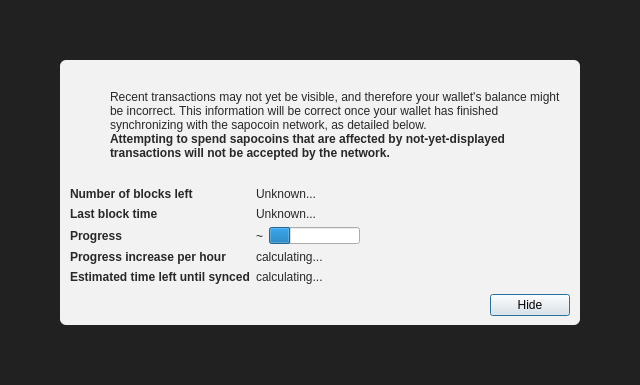
<?xml version="1.0" encoding="UTF-8"?>
<ui version="4.0">
 <class>ModalOverlay</class>
 <widget class="ModalOverlay" name="ModalOverlay">
  <property name="geometry">
   <rect>
    <x>0</x>
    <y>0</y>
    <width>640</width>
    <height>385</height>
   </rect>
  </property>
  <property name="windowTitle">
   <string>Form</string>
  </property>
  <layout class="QVBoxLayout" name="verticalLayout" stretch="0">
   <property name="sizeConstraint">
    <enum>QLayout::SetDefaultConstraint</enum>
   </property>
   <property name="leftMargin">
    <number>0</number>
   </property>
   <property name="topMargin">
    <number>0</number>
   </property>
   <property name="rightMargin">
    <number>0</number>
   </property>
   <property name="bottomMargin">
    <number>0</number>
   </property>
   <item>
    <widget class="QWidget" name="bgWidget" native="true">
     <property name="styleSheet">
      <string notr="true">#bgWidget { background: rgba(0,0,0,220); }</string>
     </property>
     <layout class="QVBoxLayout" name="verticalLayoutMain" stretch="1">
      <property name="leftMargin">
       <number>60</number>
      </property>
      <property name="topMargin">
       <number>60</number>
      </property>
      <property name="rightMargin">
       <number>60</number>
      </property>
      <property name="bottomMargin">
       <number>60</number>
      </property>
      <item>
       <widget class="QWidget" name="contentWidget" native="true">
        <property name="styleSheet">
         <string notr="true">#contentWidget { background: rgba(255,255,255,240); border-radius: 6px; }

QLabel { color: rgb(40,40,40);  }</string>
        </property>
        <layout class="QVBoxLayout" name="verticalLayoutSub" stretch="1,0,0,0">
         <property name="spacing">
          <number>0</number>
         </property>
         <property name="leftMargin">
          <number>10</number>
         </property>
         <property name="topMargin">
          <number>10</number>
         </property>
         <property name="rightMargin">
          <number>10</number>
         </property>
         <property name="bottomMargin">
          <number>10</number>
         </property>
         <item>
          <layout class="QHBoxLayout" name="horizontalLayoutIconText" stretch="0,1">
           <property name="topMargin">
            <number>20</number>
           </property>
           <item>
            <layout class="QVBoxLayout" name="verticalLayoutIcon">
             <property name="leftMargin">
              <number>0</number>
             </property>
             <item>
              <widget class="QPushButton" name="warningIcon">
               <property name="enabled">
                <bool>false</bool>
               </property>
               <property name="text">
                <string/>
               </property>
               <property name="icon">
                <iconset>
                 <normaloff>:/icons/warning</normaloff>
                 <disabledoff>:/icons/warning</disabledoff>:/icons/warning</iconset>
               </property>
               <property name="iconSize">
                <size>
                 <width>48</width>
                 <height>48</height>
                </size>
               </property>
               <property name="flat">
                <bool>true</bool>
               </property>
              </widget>
             </item>
             <item>
              <spacer name="verticalSpacerWarningIcon">
               <property name="orientation">
                <enum>Qt::Vertical</enum>
               </property>
               <property name="sizeHint" stdset="0">
                <size>
                 <width>20</width>
                 <height>40</height>
                </size>
               </property>
              </spacer>
             </item>
            </layout>
           </item>
           <item>
            <layout class="QVBoxLayout" name="verticalLayoutInfoText">
             <property name="leftMargin">
              <number>0</number>
             </property>
             <property name="topMargin">
              <number>0</number>
             </property>
             <item>
              <widget class="QLabel" name="infoText">
               <property name="text">
                <string>Recent transactions may not yet be visible, and therefore your wallet's balance might be incorrect. This information will be correct once your wallet has finished synchronizing with the sapocoin network, as detailed below.</string>
               </property>
               <property name="textFormat">
                <enum>Qt::RichText</enum>
               </property>
               <property name="wordWrap">
                <bool>true</bool>
               </property>
              </widget>
             </item>
             <item>
              <widget class="QLabel" name="infoTextStrong">
               <property name="font">
                <font>
                 <weight>75</weight>
                 <bold>true</bold>
                </font>
               </property>
               <property name="text">
                <string>Attempting to spend sapocoins that are affected by not-yet-displayed transactions will not be accepted by the network.</string>
               </property>
               <property name="textFormat">
                <enum>Qt::RichText</enum>
               </property>
               <property name="wordWrap">
                <bool>true</bool>
               </property>
              </widget>
             </item>
             <item>
              <spacer name="verticalSpacerInTextSpace">
               <property name="orientation">
                <enum>Qt::Vertical</enum>
               </property>
               <property name="sizeHint" stdset="0">
                <size>
                 <width>20</width>
                 <height>40</height>
                </size>
               </property>
              </spacer>
             </item>
            </layout>
           </item>
          </layout>
         </item>
         <item>
          <spacer name="verticalSpacerAfterText">
           <property name="orientation">
            <enum>Qt::Vertical</enum>
           </property>
           <property name="sizeHint" stdset="0">
            <size>
             <width>20</width>
             <height>40</height>
            </size>
           </property>
          </spacer>
         </item>
         <item>
          <layout class="QFormLayout" name="formLayout">
           <property name="fieldGrowthPolicy">
            <enum>QFormLayout::FieldsStayAtSizeHint</enum>
           </property>
           <property name="horizontalSpacing">
            <number>6</number>
           </property>
           <property name="verticalSpacing">
            <number>6</number>
           </property>
           <property name="topMargin">
            <number>10</number>
           </property>
           <item row="0" column="0">
            <widget class="QLabel" name="labelNumberOfBlocksLeft">
             <property name="font">
              <font>
               <weight>75</weight>
               <bold>true</bold>
              </font>
             </property>
             <property name="text">
              <string>Number of blocks left</string>
             </property>
            </widget>
           </item>
           <item row="0" column="1">
            <widget class="QLabel" name="numberOfBlocksLeft">
             <property name="text">
              <string>Unknown...</string>
             </property>
            </widget>
           </item>
           <item row="1" column="0">
            <widget class="QLabel" name="labelLastBlockTime">
             <property name="font">
              <font>
               <weight>75</weight>
               <bold>true</bold>
              </font>
             </property>
             <property name="text">
              <string>Last block time</string>
             </property>
            </widget>
           </item>
           <item row="1" column="1">
            <widget class="QLabel" name="newestBlockDate">
             <property name="sizePolicy">
              <sizepolicy hsizetype="Maximum" vsizetype="Preferred">
               <horstretch>0</horstretch>
               <verstretch>0</verstretch>
              </sizepolicy>
             </property>
             <property name="text">
              <string>Unknown...</string>
             </property>
            </widget>
           </item>
           <item row="2" column="0">
            <widget class="QLabel" name="labelSyncDone">
             <property name="font">
              <font>
               <weight>75</weight>
               <bold>true</bold>
              </font>
             </property>
             <property name="text">
              <string>Progress</string>
             </property>
            </widget>
           </item>
           <item row="2" column="1">
            <layout class="QHBoxLayout" name="horizontalLayoutSync" stretch="0,1">
             <item>
              <widget class="QLabel" name="percentageProgress">
               <property name="text">
                <string notr="true">~</string>
               </property>
              </widget>
             </item>
             <item>
              <widget class="QProgressBar" name="progressBar">
               <property name="value">
                <number>24</number>
               </property>
               <property name="format">
                <string/>
               </property>
              </widget>
             </item>
            </layout>
           </item>
           <item row="4" column="0">
            <widget class="QLabel" name="labelProgressIncrease">
             <property name="font">
              <font>
               <weight>75</weight>
               <bold>true</bold>
              </font>
             </property>
             <property name="text">
              <string>Progress increase per hour</string>
             </property>
            </widget>
           </item>
           <item row="4" column="1">
            <widget class="QLabel" name="progressIncreasePerH">
             <property name="text">
              <string>calculating...</string>
             </property>
            </widget>
           </item>
           <item row="5" column="0">
            <widget class="QLabel" name="labelEstimatedTimeLeft">
             <property name="font">
              <font>
               <weight>75</weight>
               <bold>true</bold>
              </font>
             </property>
             <property name="text">
              <string>Estimated time left until synced</string>
             </property>
            </widget>
           </item>
           <item row="5" column="1">
            <widget class="QLabel" name="expectedTimeLeft">
             <property name="text">
              <string>calculating...</string>
             </property>
            </widget>
           </item>
          </layout>
         </item>
         <item>
          <layout class="QHBoxLayout" name="horizontalLayoutButtons">
           <property name="leftMargin">
            <number>10</number>
           </property>
           <property name="topMargin">
            <number>10</number>
           </property>
           <item>
            <spacer name="horizontalSpacer">
             <property name="orientation">
              <enum>Qt::Horizontal</enum>
             </property>
             <property name="sizeHint" stdset="0">
              <size>
               <width>40</width>
               <height>20</height>
              </size>
             </property>
            </spacer>
           </item>
           <item>
            <widget class="QPushButton" name="closeButton">
             <property name="text">
              <string>Hide</string>
             </property>
             <property name="focusPolicy">
              <enum>Qt::StrongFocus</enum>
             </property>
             <property name="default">
              <bool>true</bool>
             </property>
            </widget>
           </item>
          </layout>
         </item>
        </layout>
       </widget>
      </item>
     </layout>
    </widget>
   </item>
  </layout>
 </widget>
 <customwidgets>
  <customwidget>
   <class>ModalOverlay</class>
   <extends>QWidget</extends>
   <header>qt/modaloverlay.h</header>
   <container>1</container>
  </customwidget>
 </customwidgets>
 <resources/>
 <connections/>
</ui>
